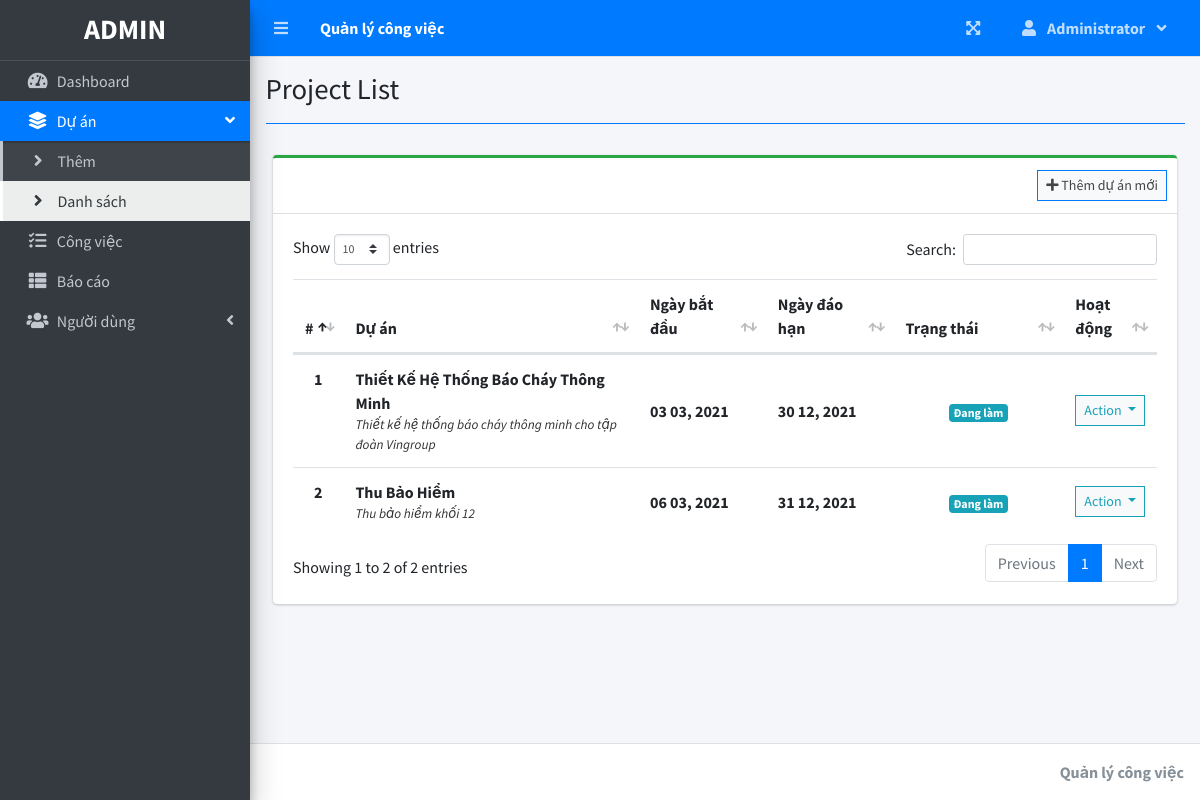
The app's page /index.php?page=project_list (signed in) with its own data.
### tables this page shows
CREATE TABLE `project_list` (
  `id` int(30) NOT NULL,
  `name` varchar(200) NOT NULL,
  `description` text NOT NULL,
  `status` tinyint(2) NOT NULL,
  `start_date` date NOT NULL,
  `end_date` date NOT NULL,
  `manager_id` int(30) NOT NULL,
  `user_ids` text NOT NULL,
  `date_created` datetime NOT NULL DEFAULT current_timestamp()
);

### project_list.php (the view, shortened to what this page needs)
<?php include'db_connect.php' ?>
<div class="col-lg-12">
	<div class="card card-outline card-success">
		<div class="card-header">
            <?php if($_SESSION['login_type'] != 3): ?>
			<div class="card-tools">
				<a class="btn btn-block btn-sm btn-default btn-flat border-primary" href="./index.php?page=new_project"><i class="fa fa-plus"></i> Thêm dự án mới</a>
			</div>
            <?php endif; ?>
		</div>
		<div class="card-body">
			<table class="table tabe-hover table-condensed" id="list">
				<colgroup>
					<col width="5%">
					<col width="35%">
					<col width="15%">
					<col width="15%">
					<col width="20%">
					<col width="10%">
				</colgroup>
				<thead>
					<tr>
						<th class="text-center">#</th>
						<th>Dự án</th>
						<th>Ngày bắt đầu</th>
						<th>Ngày đáo hạn</th>
						<th>Trạng thái</th>
						<th>Hoạt động</th>
					</tr>
				</thead>
				<tbody>
					<?php
					$i = 1;
					$stat = array("Chờ","Bắt đầu","Đang làm","Tạm dừng","Quá hạn","Xong");
					$where = "";
					$qry = $conn->query("SELECT * FROM project_list $where order by name asc");
					while($row= $qry->fetch_assoc()):
						$trans = get_html_translation_table(HTML_ENTITIES,ENT_QUOTES);
						unset($trans["\""], $trans["<"], $trans[">"], $trans["<h2"]);
						$desc = strtr(html_entity_decode($row['description']),$trans);
						$desc=str_replace(array("<li>","</li>"), array("",", "), $desc);
		                $cprog = $conn->query("SELECT * FROM task_list where project_id = {$row['id']} and status = 3")->num_rows;
		                $prod = $conn->query("SELECT * FROM user_productivity where project_id = {$row['id']}")->num_rows;
						if($row['status'] == 0 && strtotime(date('Y-m-d')) >= strtotime($row['start_date'])):
						if($prod  > 0  || $cprog > 0)
		                  $row['status'] = 2;
		                else
		                  $row['status'] = 1;
						elseif($row['status'] == 0 && strtotime(date('Y-m-d')) > strtotime($row['end_date'])):
						$row['status'] = 4;
						endif;
					?>
					<tr>
						<th class="text-center"><?php echo $i++ ?></th>
						<td>
							<p><b><?php echo ucwords($row['name']) ?></b></p>
							<p class="truncate"><?php echo strip_tags($desc) ?></p>
						</td>
						<td><b><?php echo date("d m, Y",strtotime($row['start_date'])) ?></b></td>
						<td><b><?php echo date("d m, Y",strtotime($row['end_date'])) ?></b></td>
						<td class="text-center">
							<?php
							  if($stat[$row['status']] =='Chờ'){
							  	echo "<span class='badge badge-secondary'>{$stat[$row['status']]}</span>";
							  }elseif($stat[$row['status']] =='Bắt đầu'){
							  	echo "<span class='badge badge-primary'>{$stat[$row['status']]}</span>";
							  }elseif($stat[$row['status']] =='Đang làm'){
							  	echo "<span class='badge badge-info'>{$stat[$row['status']]}</span>";
							  }elseif($stat[$row['status']] =='Tạm dừng'){
							  	echo "<span class='badge badge-warning'>{$stat[$row['status']]}</span>";
							  }elseif($stat[$row['status']] =='Quá hạn'){
							  	echo "<span class='badge badge-danger'>{$stat[$row['status']]}</span>";
							  }elseif($stat[$row['status']] =='Xong'){
							  	echo "<span class='badge badge-success'>{$stat[$row['status']]}</span>";
							  }
							?>
						</td>
						<td class="text-center">
							<button type="button" class="btn btn-default btn-sm btn-flat border-info wave-effect text-info dropdown-toggle" data-toggle="dropdown" aria-expanded="true">
		                      Action
		                    </button>
						</td>
					</tr>
				<?php endwhile; ?>
				</tbody>
			</table>
		</div>
	</div>
</div>

### project_list.php (style rules this page uses)
table p { margin: unset !important; }
table td { vertical-align: middle !important }

### records on screen
project_list: name "Thiết Kế Hệ Thống Báo Cháy Thông Minh", description "Thiết kế hệ thống báo cháy thông minh cho tập đoàn Vingroup", start_date "03 03, 2021", end_date "30 12, 2021", status "Đang làm"
project_list: name "Thu Bảo Hiểm", description "Thu bảo hiểm khối 12", start_date "06 03, 2021", end_date "31 12, 2021", status "Đang làm"

### other values on screen
$_SESSION['login_firstname'] "Administrator"
$title "Project List"
